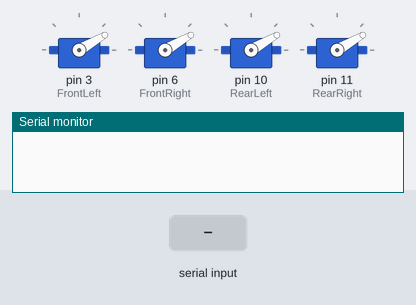
This sketch was run on a simulated Arduino Uno, built with avr-gcc and run on an emulated ATmega328P. Parts: 4 × servo, the last lines printed to the serial monitor. The inputs (shaded band) are chosen by the test bench.

Above: at 1.2 s.
1.3 s: "4" received over Serial
At 1.6 s:
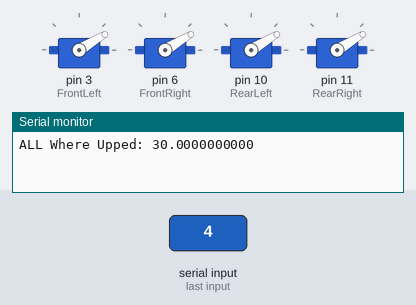
2.8 s: byte 53 (53) received over Serial
At 4.0 s:
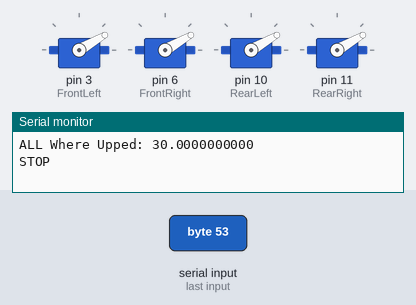
4.4 s: "6" received over Serial
At 5.2 s:
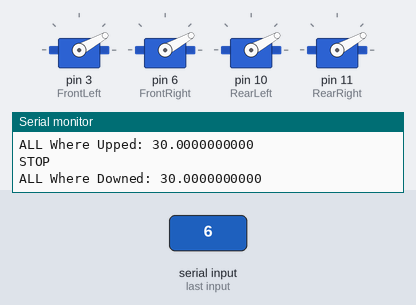
Timing chart, 0 to 7.4 s (numbered marks = the images above; inputs shaded):
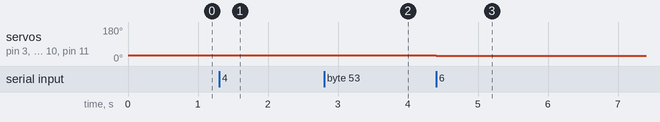

The sketch:

individualControlsFineTune.ino
```cpp
#include <Servo.h>
float fl,fr,rl,rr;
unsigned char a,b;
Servo FrontLeft,FrontRight,RearLeft,RearRight;

void setup() {
  // put your setup code here, to run once:
  FrontLeft.attach(3);
  FrontRight.attach(6);
  RearLeft.attach(10);
  RearRight.attach(11);

  fl = 30;
  fr = 30;
  rl = 30;
  rr = 30;

    Serial.begin(9600);
}

void loop() {

  a = Serial.read();

  if (a == 55)  // 7 is pressed
  {
    Serial.write("Front Left: ");
    Serial.println(fl,10);
    fl += 0.1;
  }
  else if(a == 57)  // 9 is pressed
  {
    Serial.write("Front Right: ");
    Serial.println(fr,10);
    fr +=  0.1;
  }
  else if(a == 49)  // 1 is pressed
  {
    Serial.write("Rear Left: ");
    Serial.println(rl,10);
    rl += 0.1;
  }
  else if(a == 52)
  {
    Serial.write("ALL Where Upped: ");
    Serial.println(rr,10);

    fl+=1;
    fr+=1;
    rl+=1;
    rr+=1;
  }
  else if(a == 54)  // 6 is pressed
  {
    Serial.write("ALL Where Downed: ");
    Serial.println(rr,10);


    fl-=1;
    fr-=1;
    rl-=1;
    rr-=1;
  }
  else if(a == 51)  // 3 is pressed
  {
    Serial.write("Rear Right: ");
    Serial.println(rr,10);
    rr += 0.1;
  }
  else if(a == 53)  // 5 is pressed
  {
    Serial.write("STOP\n");
        while(fl > 30){
      fl--;
    }


        while(fr > 30){
      fr--;
    }


     while(rl > 30){
      rl--;
    }


       while(rr > 30){
      rr--;
    }


  delay(100);
  }

  FrontLeft.write(fl);
  FrontRight.write(fr);
  RearLeft.write(rl);
  RearRight.write(rr);

}
```

Measured:
- after the input at 1.3 s, servo on pin 3 (FrontLeft), servo on pin 6 (FrontRight), servo on pin 10 (RearLeft), servo on pin 11 (RearRight): 30° → 31° at once
- after the input at 2.8 s, servo on pin 3 (FrontLeft), servo on pin 6 (FrontRight), servo on pin 10 (RearLeft), servo on pin 11 (RearRight): 31° → 30° after 0.10 s
- after the input at 4.4 s, servo on pin 3 (FrontLeft), servo on pin 6 (FrontRight), servo on pin 10 (RearLeft), servo on pin 11 (RearRight): 30° → 29° at once
